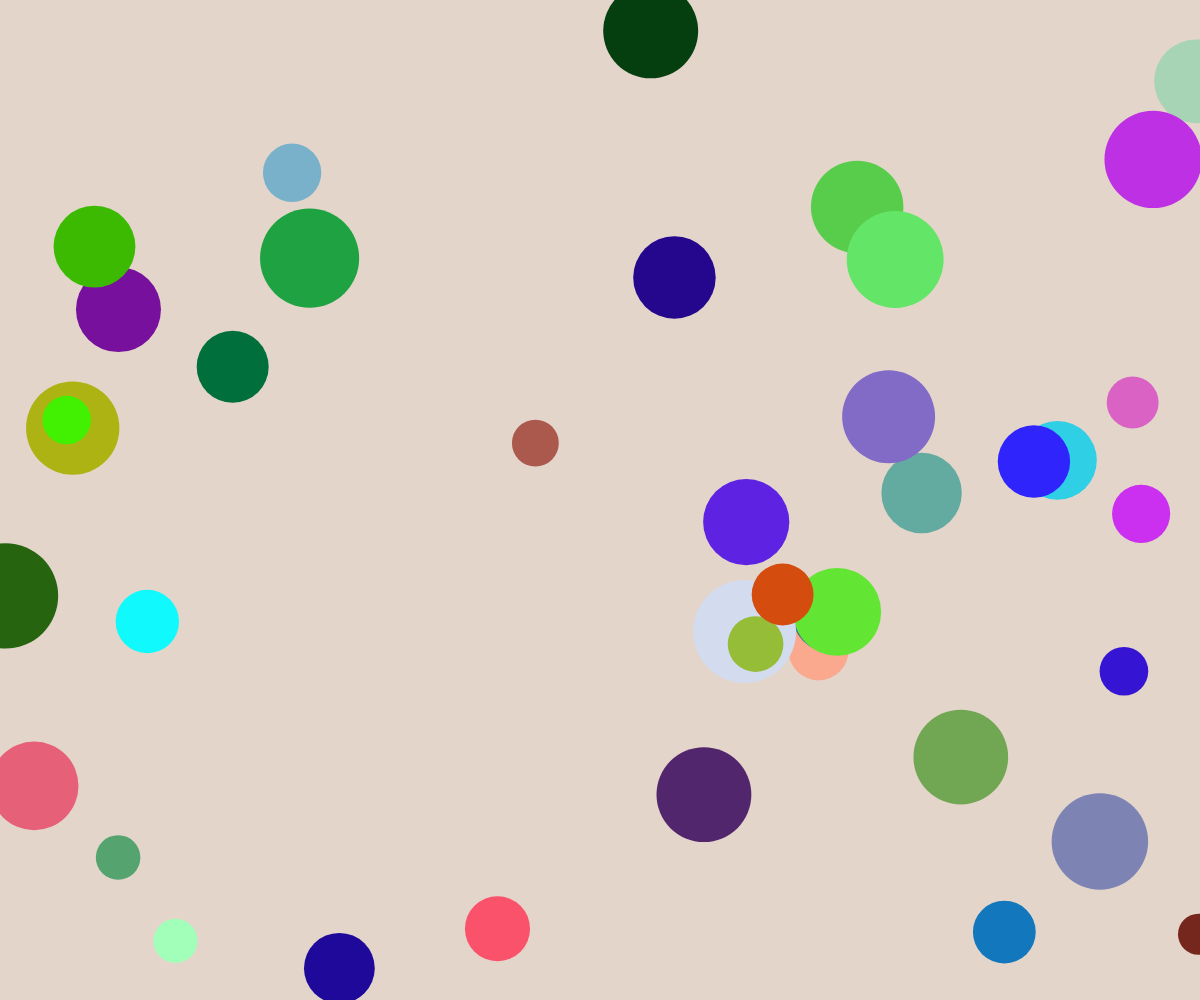
Frame 1 (no input)
Frame 60 (no input): identical to frame 1, image omitted
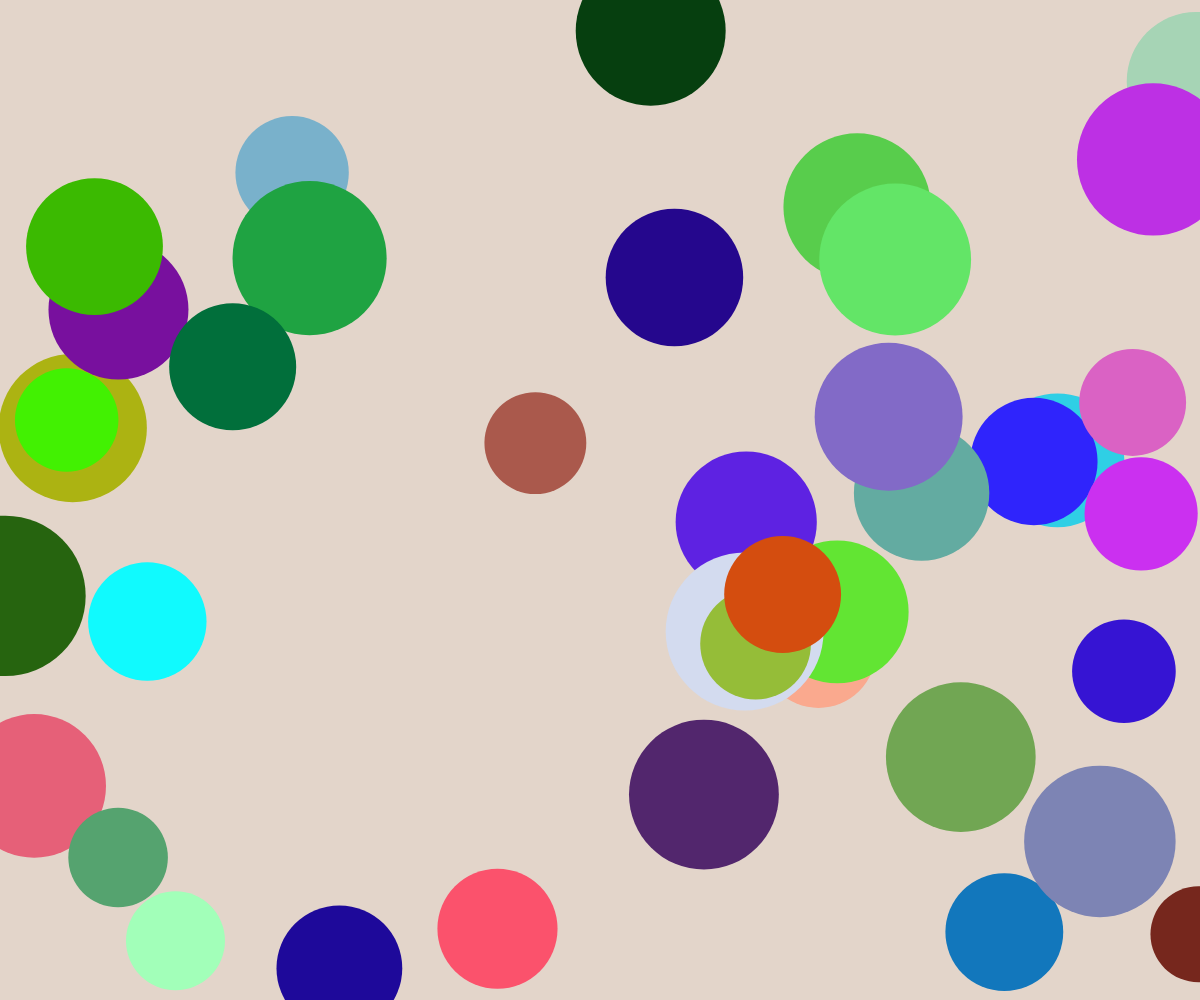
Frame 120 (the mouse pressed at the canvas centre since frame 60)

The p5.js sketch that drew these frames (run headless with seeded random() and noise() and a simulated clock; from frame 60 on, the mouse is pressed at the canvas centre):

// p5.js sketch
// ── sketch.js
let circles = [];

function setup() {
  createCanvas(windowWidth, windowHeight);
  background('#e3d5ca');

  // 產生 40 個圓的初始資料
  for (let i = 0; i < 40; i++) {
    circles.push({
      x: random(width),
      y: random(height),
      size: random(30, 100),
      color: color(random(255), random(255), random(255))
    });
  }
}

function draw() {
  background('#e3d5ca');

  // 計算滑鼠影響的大小變化
  let sizeOffset = map(mouseX, 0, width, 10, 120);

  // 繪製所有圓
  for (let circle of circles) {
    fill(circle.color);
    noStroke();
    ellipse(circle.x, circle.y, circle.size + sizeOffset);
  }
}

function windowResized() {
  resizeCanvas(windowWidth, windowHeight);
}

// ── style.css
html, body {
  margin: 0;
  padding: 0;
  overflow: hidden;
}

canvas {
  display: block;
  position: absolute;
  top: 0;
  left: 0;
  z-index: 0; /* 動畫放在最底層 */
}

.menu {
  position: fixed;
  top: 0;
  left: 0;
  width: 100%;
  background-color: rgba(255, 255, 255, 0.9);
  z-index: 2; /* 選單放在最上層 */
}

.menu ul {
  list-style: none;
  margin: 0;
  padding: 0;
  display: flex;
  gap: 10px;
}

.menu li {
  background-color: #ffffff;
  border: 1px solid #ccc;
  border-radius: 5px;
  padding: 10px 20px;
  position: relative;
}

.menu li a {
  text-decoration: none;
  color: #000;
}

.menu li:hover {
  background-color: #f0f0f0;
}

.menu .submenu {
  display: none;
  position: absolute;
  top: 100%;
  left: 0;
  flex-direction: column;
  gap: 5px;
  background-color: rgba(255, 255, 255, 0.9);
  border: 1px solid #ccc;
  border-radius: 5px;
  padding: 5px;
}

.menu li:hover .submenu {
  display: flex;
}

.submenu li {
  padding: 5px 10px;
}

#content-frame {
  display: none; /* 預設隱藏 iframe */
  position: absolute;
  top: 10%;
  left: 50%;
  transform: translateX(-50%);
  width: 80%;
  height: 80%; /* 設置高度為視窗的 80% */
  background-color: rgba(255, 255, 255, 0.2); /* 設置透明背景 */
  z-index: 1; /* iframe 放在第二層 */
  border: none;
}

#content-frame.visible {
  display: block; /* 顯示 iframe */
}
